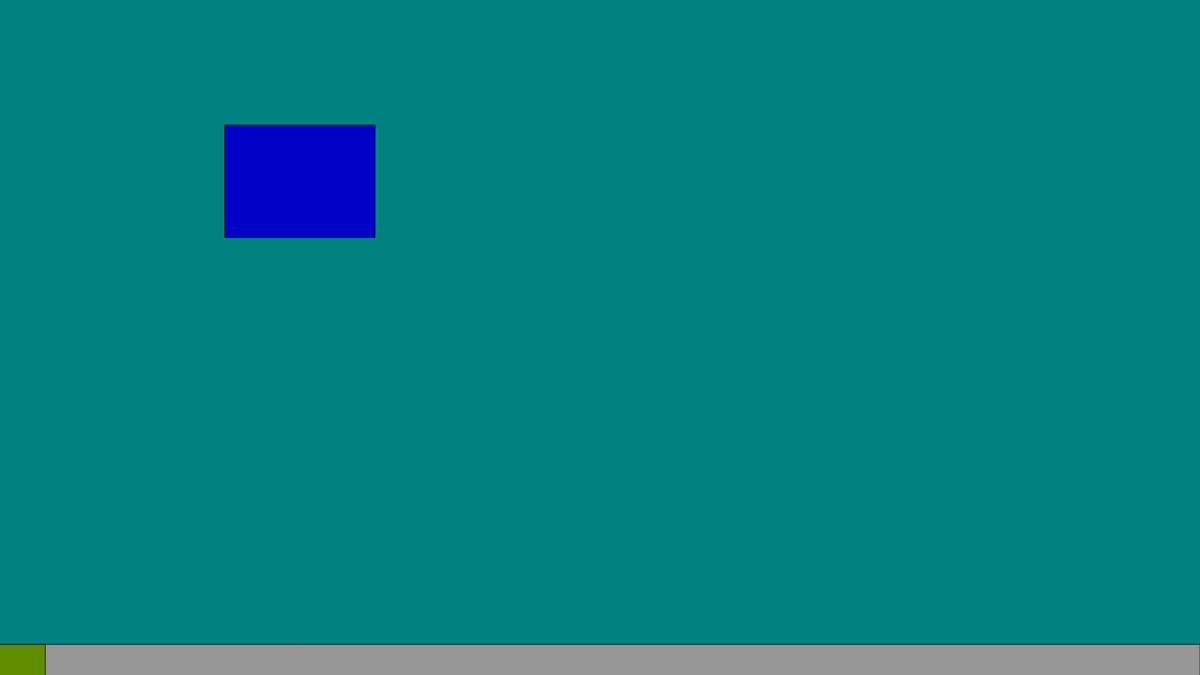
Frame 1 (no input)
Frame 60 (no input): identical to frame 1, image omitted
Frame 120 (the mouse pressed at the canvas centre since frame 60): identical to frame 1, image omitted

The p5.js sketch that drew this single still picture (run headless with seeded random() and noise() and a simulated clock; from frame 60 on, the mouse is pressed at the canvas centre):

// p5.js sketch
// ── sketch.js
let homeOn = false;

function setup() {
  createCanvas(1920, 1080);
  background(1, 130, 129);
  
  homeButtonOb = new homeButton()
  menuOb = new menu();
}

function draw() {
  background(1, 130, 129);

  rectMode(CORNER);
  fill(150);
  rect(0, 1031, 1920, 50);

  fill(0, 0, 200);
  rect(360, 200, 240, 180);

  homeButtonOb.display();
  menuOb.display();
}

function mousePressed(){
  homeButtonOb.clicked(); 
}

class homeButton {
  constructor() {
    this.x = 35;
    this.y = 1056;
    this.w = 75;
    this.h = 50;
    this.size = 45;
  }

  display() {

    if (homeOn == false){
      rectMode(CENTER);
      fill(96, 140, 0);
      rect(this.x, this.y, this.w, this.h);

    }
    else if (homeOn == true) {
      rectMode(CENTER);
      fill(127, 186, 0);
      rect(this.x, this.y, this.w, this.h);

      rectMode(CORNER);
      fill(150);
      rect(0, 431, 400, 600)

    }
  }


  clicked() {
    if (dist(mouseX, mouseY, this.x, this.y) < this.size) {
      if(homeOn == true) homeOn = false;
      else homeOn = true;
  }

  if (mouseX > 400) {
    homeOn = false;
  }
  print(homeOn);
  print(mouseX, mouseY);
  }
}

class menu {

  display() {
    if (homeOn == true){

    }
  }


}
